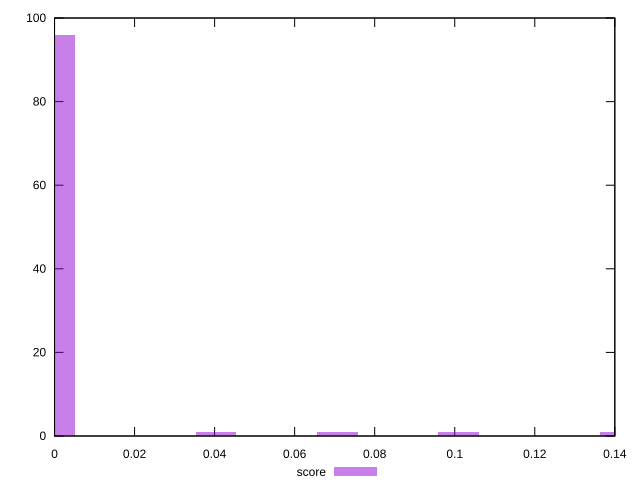

This figure's gnuplot source:
reset

$score <<EOF
0 96
0.07068349466235553 1
0.10097642094622218 1
0.040390568378488874 1
0.14136698932471106 1
EOF

set key outside below
set boxwidth 0.010097642094622218
set xrange [0:0.14]
set yrange [0:100]
set trange [0:100]
set style fill transparent solid 0.5 noborder
set terminal svg size 640, 490 enhanced background rgb 'white'
set output "report_00014_2021-02-09T15:56:05.503Z/uses-text-compression/samples/pages+cached/score/histogram.svg"

plot $score title "score" with boxes

reset
